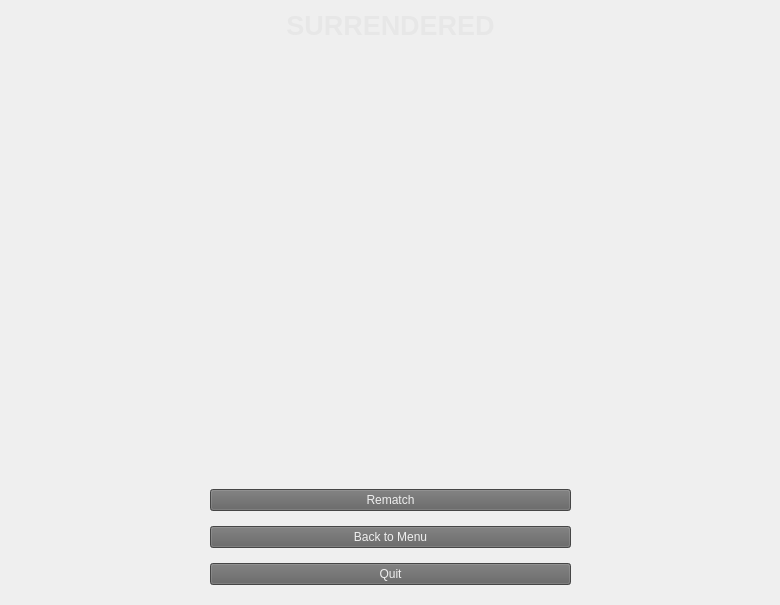
   <widget class="QWidget" name="page_4">
    <widget class="QLabel" name="label_4">
     <property name="geometry">
      <rect>
       <x>230</x>
       <y>10</y>
       <width>321</width>
       <height>31</height>
      </rect>
     </property>
     <property name="font">
      <font>
       <pointsize>20</pointsize>
       <weight>75</weight>
       <bold>true</bold>
      </font>
     </property>
     <property name="styleSheet">
      <string notr="true">color: rgb(231, 231, 231);</string>
     </property>
     <property name="text">
      <string>SURRENDERED</string>
     </property>
     <property name="alignment">
      <set>Qt::AlignCenter</set>
     </property>
    </widget>
    <widget class="QWidget" name="verticalLayoutWidget_4">
     <property name="geometry">
      <rect>
       <x>210</x>
       <y>480</y>
       <width>361</width>
       <height>116</height>
      </rect>
     </property>
     <layout class="QVBoxLayout" name="verticalLayout_7">
      <item>
       <widget class="QPushButton" name="rematchISurrendered">
        <property name="styleSheet">
         <string notr="true">background-color: rgb(98, 98, 98);
color: rgb(239, 239, 239);</string>
        </property>
        <property name="text">
         <string>Rematch</string>
        </property>
       </widget>
      </item>
      <item>
       <widget class="QPushButton" name="menuSurrenderOwn">
        <property name="styleSheet">
         <string notr="true">background-color: rgb(98, 98, 98);
color: rgb(239, 239, 239);</string>
        </property>
        <property name="text">
         <string>Back to Menu</string>
        </property>
       </widget>
      </item>
      <item>
       <widget class="QPushButton" name="quitSurrenderOwn">
        <property name="styleSheet">
         <string notr="true">background-color: rgb(98, 98, 98);
color: rgb(239, 239, 239);</string>
        </property>
        <property name="text">
         <string>Quit</string>
        </property>
       </widget>
      </item>
     </layout>
    </widget>
    <widget class="QWidget" name="horizontalLayoutWidget_6">
     <property name="geometry">
      <rect>
       <x>60</x>
       <y>50</y>
       <width>711</width>
       <height>421</height>
      </rect>
     </property>
     <layout class="QHBoxLayout" name="gifSurrenderOwn"/>
    </widget>
   </widget>
